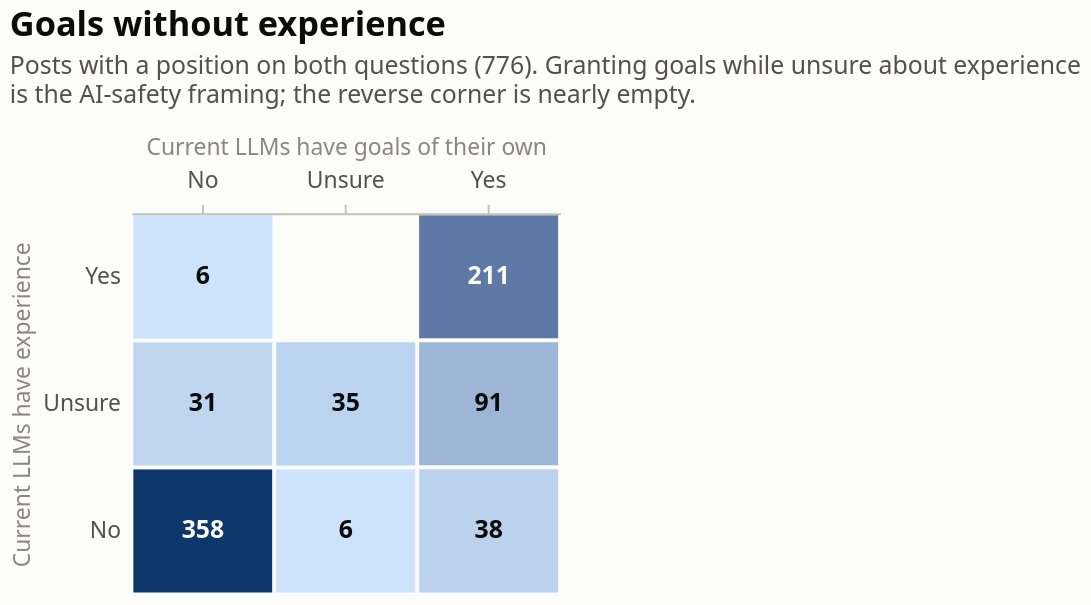

The Vega-Lite source for this figure:
### Vega-Lite specification from a JSON file in a GitHub repository (floating-point values rounded to 4 significant figures)
{"$schema": "https://vega.github.io/schema/vega-lite/v6.4.1.json", "config": {"axis": {"domainColor": "#c3c2b7", "gridColor": "#e1e0d9", "gridWidth": 1, "labelColor": "#52514e", "labelFont": "system-ui, -apple-system, 'Segoe UI', sans-serif", "labelFontSize": 12, "labelPadding": 6, "tickColor": "#c3c2b7", "titleColor": "#898781", "titleFont": "system-ui, -apple-system, 'Segoe UI', sans-serif", "titleFontSize": 12, "titleFontWeight": 400}, "axisX": {"grid": false}, "axisY": {"domain": false, "ticks": false}, "background": "#fcfcfb", "bar": {"cornerRadiusEnd": 4}, "font": "system-ui, -apple-system, 'Segoe UI', sans-serif", "header": {"labelColor": "#0b0b0b", "labelFont": "system-ui, -apple-system, 'Segoe UI', sans-serif", "labelFontSize": 13, "labelFontWeight": 600, "titleColor": "#898781", "titleFont": "system-ui, -apple-system, 'Segoe UI', sans-serif"}, "legend": {"direction": "horizontal", "labelColor": "#52514e", "labelFont": "system-ui, -apple-system, 'Segoe UI', sans-serif", "labelFontSize": 12, "orient": "top", "symbolSize": 80, "symbolType": "square", "titleColor": "#898781", "titleFont": "system-ui, -apple-system, 'Segoe UI', sans-serif", "titleFontSize": 12, "titleOrient": "left"}, "line": {"strokeCap": "round", "strokeJoin": "round", "strokeWidth": 2}, "point": {"filled": true, "size": 64}, "range": {"category": ["#2a78d6", "#eb6834", "#1baf7a", "#eda100", "#e87ba4", "#008300", "#4a3aa7", "#e34948"]}, "text": {"color": "#52514e", "font": "system-ui, -apple-system, 'Segoe UI', sans-serif", "fontSize": 12}, "title": {"anchor": "start", "color": "#0b0b0b", "font": "system-ui, -apple-system, 'Segoe UI', sans-serif", "fontSize": 18, "fontWeight": 600, "offset": 14, "subtitleColor": "#52514e", "subtitleFontSize": 13, "subtitlePadding": 6}, "view": {"stroke": null}}, "data": {"name": "data-b4554abb6e96d3697e2a02f07b0c7376"}, "datasets": {"data-b4554abb6e96d3697e2a02f07b0c7376": [{"experience": "No", "n": 358, "other": "No", "share": 0.4613}, {"experience": "Yes", "n": 211, "other": "Yes", "share": 0.2719}, {"experience": "Unsure", "n": 91, "other": "Yes", "share": 0.1173}, {"experience": "No", "n": 38, "other": "Yes", "share": 0.04897}, {"experience": "Unsure", "n": 31, "other": "No", "share": 0.03995}, {"experience": "Yes", "n": 6, "other": "No", "share": 0.007732}, {"experience": "No", "n": 6, "other": "Unsure", "share": 0.007732}, {"experience": "Unsure", "n": 35, "other": "Unsure", "share": 0.0451}]}, "height": 200, "layer": [{"encoding": {"color": {"field": "n", "legend": null, "scale": {"range": ["#cde2fb", "#0d366b"]}, "type": "quantitative"}, "tooltip": [{"field": "experience", "title": "Experience", "type": "nominal"}, {"field": "other", "title": "Current LLMs have goals of their own", "type": "nominal"}, {"field": "n", "title": "Posts", "type": "quantitative"}, {"field": "share", "format": ".0%", "title": "Share of committed", "type": "quantitative"}], "x": {"axis": {"labelAngle": 0, "labelPadding": 6, "orient": "top"}, "field": "other", "sort": ["No", "Unsure", "Yes"], "title": "Current LLMs have goals of their own", "type": "nominal"}, "y": {"field": "experience", "sort": ["Yes", "Unsure", "No"], "title": "Current LLMs have experience", "type": "nominal"}}, "mark": {"stroke": "#fcfcfb", "strokeWidth": 2, "type": "rect"}}, {"encoding": {"color": {"condition": {"test": "(datum.n > 93.11999999999999)", "value": "#fcfcfb"}, "value": "#0b0b0b"}, "text": {"field": "n", "format": ",d", "type": "quantitative"}, "x": {"field": "other", "sort": ["No", "Unsure", "Yes"], "type": "nominal"}, "y": {"field": "experience", "sort": ["Yes", "Unsure", "No"], "type": "nominal"}}, "mark": {"fontSize": 13, "fontWeight": 600, "type": "text"}}], "title": {"subtitle": ["Posts with a position on both questions (776). Granting goals while unsure about experience", "is the AI-safety framing; the reverse corner is nearly empty."], "text": "Goals without experience"}, "width": 225}
